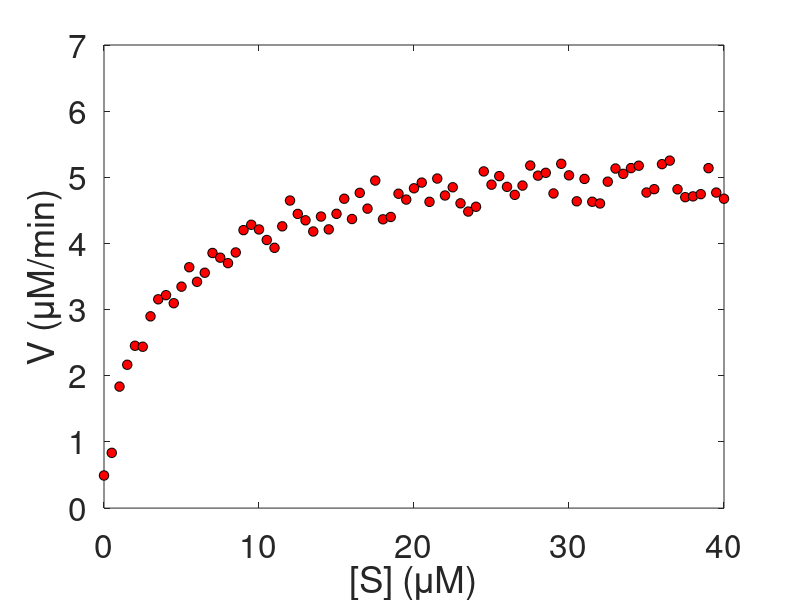

This figure's MATLAB source:
function [] = hill()
    s = [0:0.5:40];
    vmax = 5;
    km = 3;
    y = vmax .* s ./ (km + s);
    y1 = y + 0.7*rand(1,length(s));
    plot(s, y1, 'or', 'MarkerFaceColor', [1 0 0], 'MarkerEdgeColor', [0 0 0], 'MarkerSize', 7); hold on;
    set(gca, 'FontSize', 24);
    xlabel('[S] (\muM)');
    ylabel('V (\muM/min)');
    axis([0 40 0 7])
    
end